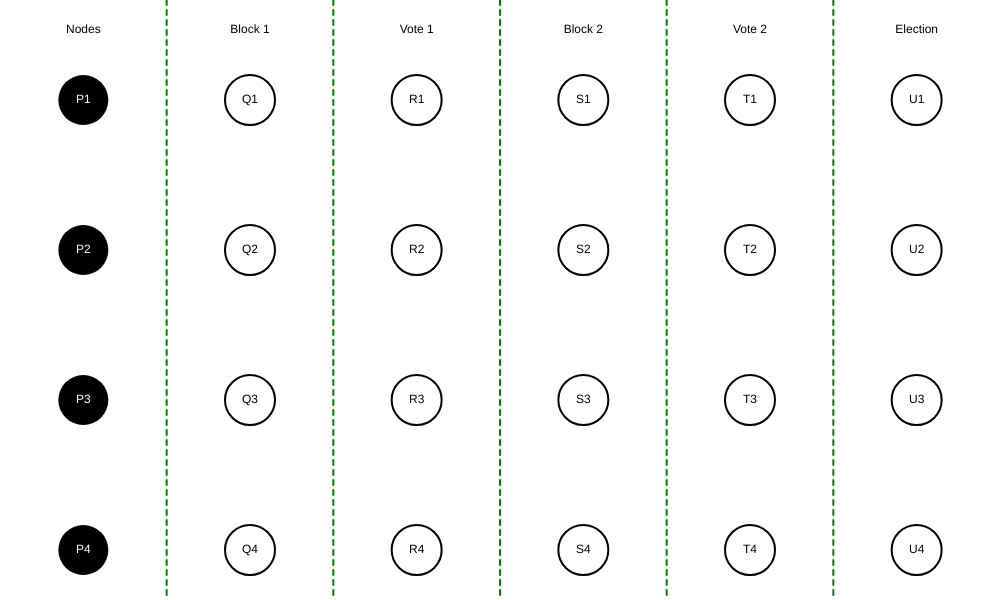
Frame 1 (no input)
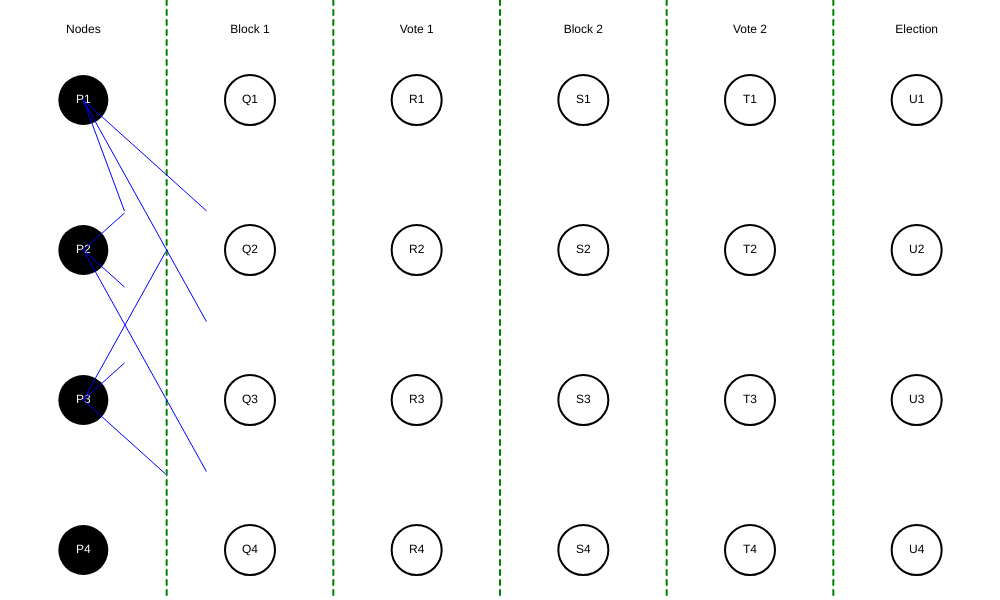
Frame 60 (no input)
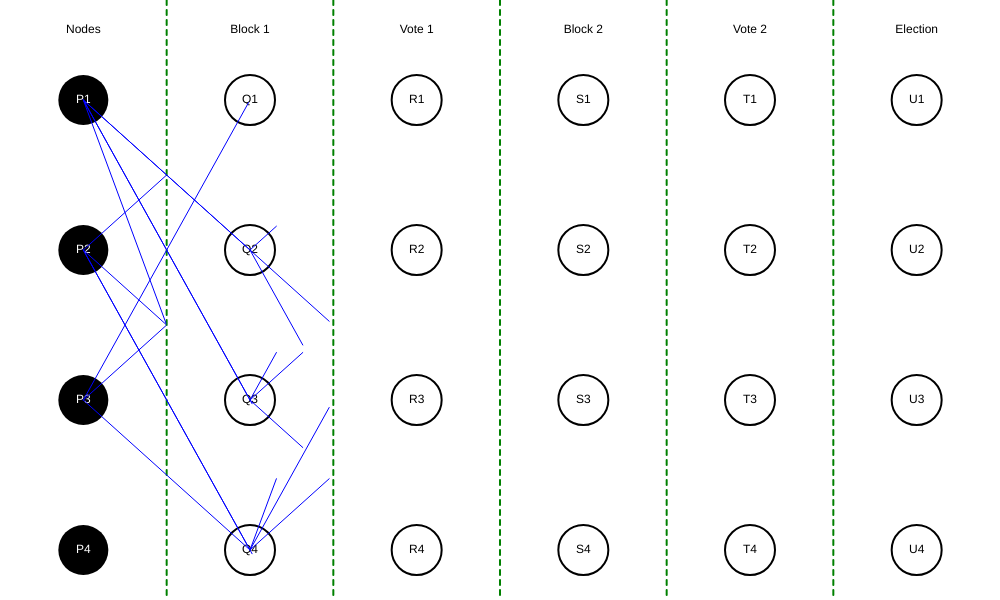
Frame 120 (the mouse pressed at the canvas centre since frame 60)

The p5.js sketch that drew these frames (run headless with seeded random() and noise() and a simulated clock; from frame 60 on, the mouse is pressed at the canvas centre):

// p5.js sketch
// ── sketch.js
let nodes = [];
let points = [];
let stages = ['Nodes', 'Block 1', 'Vote 1', 'Block 2', 'Vote 2', 'Election'];
let stageWidth;
let totalSteps = 120; // Number of frames to complete one stage, doublé pour une propagation plus lente
let traits = [];
let restartTime = 6000; // 6 seconds
let simulationEnded = false;
let endTime = 0;

const voteColors = {
  100: 'red',    // R1, S1, T1
  250: 'green',  // R2, S2, T2
  400: 'blue',   // R3, S3, T3
  550: 'orange'  // R4, S4, T4
};

class Node {
  constructor(x, y, label, startDelay) {
    this.x = x;
    this.y = y;
    this.label = label;
    this.sent = false;
    this.stage = 0; // Les nœuds sont toujours au stage 0
    this.startDelay = startDelay;
    this.startTime = millis();
  }

  draw() {
    fill(0);
    ellipse(this.x, this.y, 50, 50);
    fill(255);
    textAlign(CENTER, CENTER);
    text(this.label, this.x, this.y);
  }

  sendTraits() {
    if (!this.sent && millis() - this.startTime >= this.startDelay) {
      for (let point of points) {
        if (point.stage === 1 && this.y !== point.y) {
          let trait = new Trait(this.x, this.y, point.x, point.y, 0, 'blue');
          traits.push(trait);
        }
      }
      this.sent = true;
    }
  }
}

class Point {
  constructor(x, y, label, stage) {
    this.x = x;
    this.y = y;
    this.label = label;
    this.received = 0;
    this.stage = stage;
    this.sent = false;
    this.color = 'black'; // Default color for circles
  }

  draw() {
    stroke(this.color);
    fill(255);
    ellipse(this.x, this.y, 50, 50);
    fill(0);
    noStroke();
    textAlign(CENTER, CENTER);
    text(this.label, this.x, this.y);
  }

  sendTraits() {
    let requiredReceived = (this.stage === 3 || this.stage === 5) ? 3 : 1;

    if (this.received >= requiredReceived && !this.sent) {
      for (let point of points) {
        if (this.stage + 1 === point.stage && this.y !== point.y) {
          let trait = new Trait(this.x, this.y, point.x, point.y, 0, 'blue');
          traits.push(trait);
        }
      }
      this.sent = true;
    }
  }

  receiveTrait(trait) {
    if (this.stage === 2 || this.stage === 4) { // Change color for Vote 1 and Vote 2 stages
      this.color = voteColors[this.y] || 'blue';
      trait.color = this.color;
    }
    this.received++;
  }
}

class Trait {
  constructor(startX, startY, endX, endY, stepProgress, color) {
    this.startX = startX;
    this.startY = startY;
    this.endX = endX;
    this.endY = endY;
    this.stepProgress = stepProgress;
    this.color = color;
    this.arrived = false;
    this.speed = Math.floor(Math.random()*3) + 1; // Random speed between 1 and 3
  }

  draw() {
    stroke(this.color);
    strokeWeight(1);
    line(this.startX, this.startY, lerp(this.startX, this.endX, this.stepProgress), lerp(this.startY, this.endY, this.stepProgress));
    if (!this.arrived) {
      this.stepProgress += this.speed / (totalSteps * 2);
      if (this.stepProgress >= 1) {
        this.arrived = true;
        for (let point of points) {
          if (dist(this.endX, this.endY, point.x, point.y) < 1) {
            point.receiveTrait(this);
          }
        }
        // Check if simulation has ended
        if (traits.every(trait => trait.arrived)) {
          simulationEnded = true;
          endTime = millis();
        }
      }
    } else {
      stroke(this.color);
      strokeWeight(1);
      line(this.startX, this.startY, this.endX, this.endY);
    }
  }

  checkArrival() {
    return this.arrived;
  }
}

function setup() {
  createCanvas(1000, 600);
  stageWidth = width / stages.length;
  initializeNodesAndPoints();
}

function draw() {
  background(255);
  drawTimeStages();
  drawPoints();

  for (let node of nodes) {
    node.draw();
    node.sendTraits();
  }

  for (let point of points) {
    point.draw();
    point.sendTraits();
  }

  for (let trait of traits) {
    trait.draw();
  }

  if (simulationEnded) {
    if (millis() - endTime >= restartTime) {
      initializeNodesAndPoints();
      simulationEnded = false;
    }
  }
}

function drawTimeStages() {
  stroke('green');
  strokeWeight(2);
  for (let i = 1; i < stages.length; i++) {
    let x = i * stageWidth;
    for (let y = 0; y < height; y += 10) {
      line(x, y, x, y + 5);
    }
  }

  // Draw stage labels
  fill(0);
  noStroke();
  textAlign(CENTER, CENTER);
  for (let i = 0; i < stages.length; i++) {
    let x = i * stageWidth + stageWidth / 2;
    text(stages[i], x, 30);
  }
}

function drawPoints() {
  fill(0);
  noStroke();
  for (let point of points) {
    for (let i = 1; i < stages.length; i++) {
      let x = i * stageWidth + stageWidth / 2;
      ellipse(x, point.y, 10, 10);
    }
  }
}

function initializeNodesAndPoints() {
  nodes = [];
  points = [];
  traits = [];
  simulationEnded = false;

  nodes.push(new Node(stageWidth / 2, 100, 'P1', 0));
  nodes.push(new Node(stageWidth / 2, 250, 'P2', 0));
  nodes.push(new Node(stageWidth / 2, 400, 'P3', 0));
  nodes.push(new Node(stageWidth / 2, 550, 'P4', 3000)); // Adding a delay of 3000 milliseconds for P4

  points.push(new Point(stageWidth * 1.5, 100, 'Q1', 1));
  points.push(new Point(stageWidth * 1.5, 250, 'Q2', 1));
  points.push(new Point(stageWidth * 1.5, 400, 'Q3', 1));
  points.push(new Point(stageWidth * 1.5, 550, 'Q4', 1));

  points.push(new Point(stageWidth * 2.5, 100, 'R1', 2));
  points.push(new Point(stageWidth * 2.5, 250, 'R2', 2));
  points.push(new Point(stageWidth * 2.5, 400, 'R3', 2));
  points.push(new Point(stageWidth * 2.5, 550, 'R4', 2));

  points.push(new Point(stageWidth * 3.5, 100, 'S1', 3));
  points.push(new Point(stageWidth * 3.5, 250, 'S2', 3));
  points.push(new Point(stageWidth * 3.5, 400, 'S3', 3));
  points.push(new Point(stageWidth * 3.5, 550, 'S4', 3));

  points.push(new Point(stageWidth * 4.5, 100, 'T1', 4));
  points.push(new Point(stageWidth * 4.5, 250, 'T2', 4));
  points.push(new Point(stageWidth * 4.5, 400, 'T3', 4));
  points.push(new Point(stageWidth * 4.5, 550, 'T4', 4));

  points.push(new Point(stageWidth * 5.5, 100, 'U1', 5));
  points.push(new Point(stageWidth * 5.5, 250, 'U2', 5));
  points.push(new Point(stageWidth * 5.5, 400, 'U3', 5));
  points.push(new Point(stageWidth * 5.5, 550, 'U4', 5));
}
